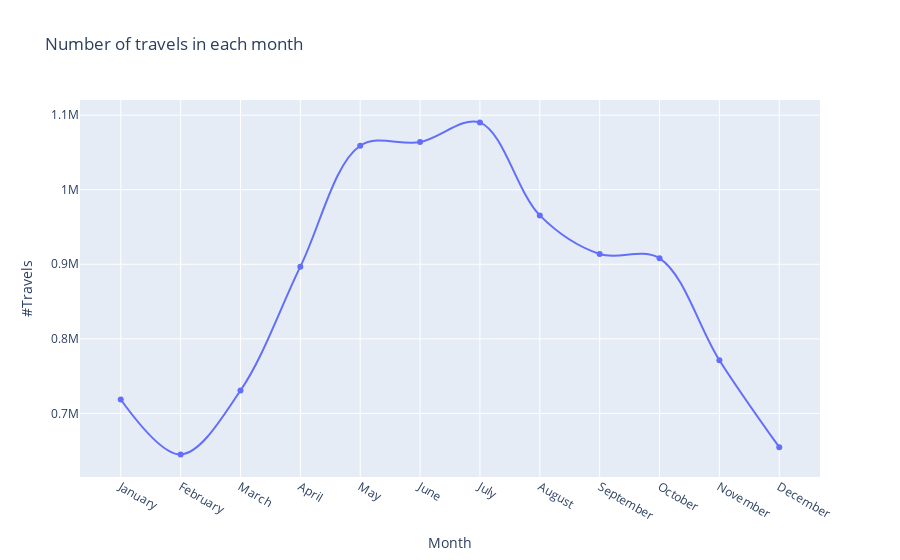

Write notebook code for a chart like this one.
### Code cell
import plotly
from plotly import graph_objs as go
plotly.offline.init_notebook_mode(connected=True)

plotly.offline.iplot({
    "data": [go.Scatter(x=df_month['index'], y=df_month['Count'], name='Start month', line_shape='spline')], 
    "layout": go.Layout(title='Number of travels in each month',xaxis=dict(title='Month'), yaxis=dict(title='#Travels'))
})

### Figure 1 — Plotly figure (JSON) as saved in the notebook; plotly's stock layout.template omitted (floating-point values rounded to 4 significant figures)
{"data": [{"line": {"shape": "spline"}, "name": "Start month", "type": "scatter", "x": ["January", "February", "March", "April", "May", "June", "July", "August", "September", "October", "November", "December"], "y": [718726, 645067, 730725, 896782, 1058978, 1063875, 1089961, 965533, 913696, 907971, 771420, 654717]}], "layout": {"title": {"text": "Number of travels in each month"}, "xaxis": {"title": {"text": "Month"}}, "yaxis": {"title": {"text": "#Travels"}}}}
